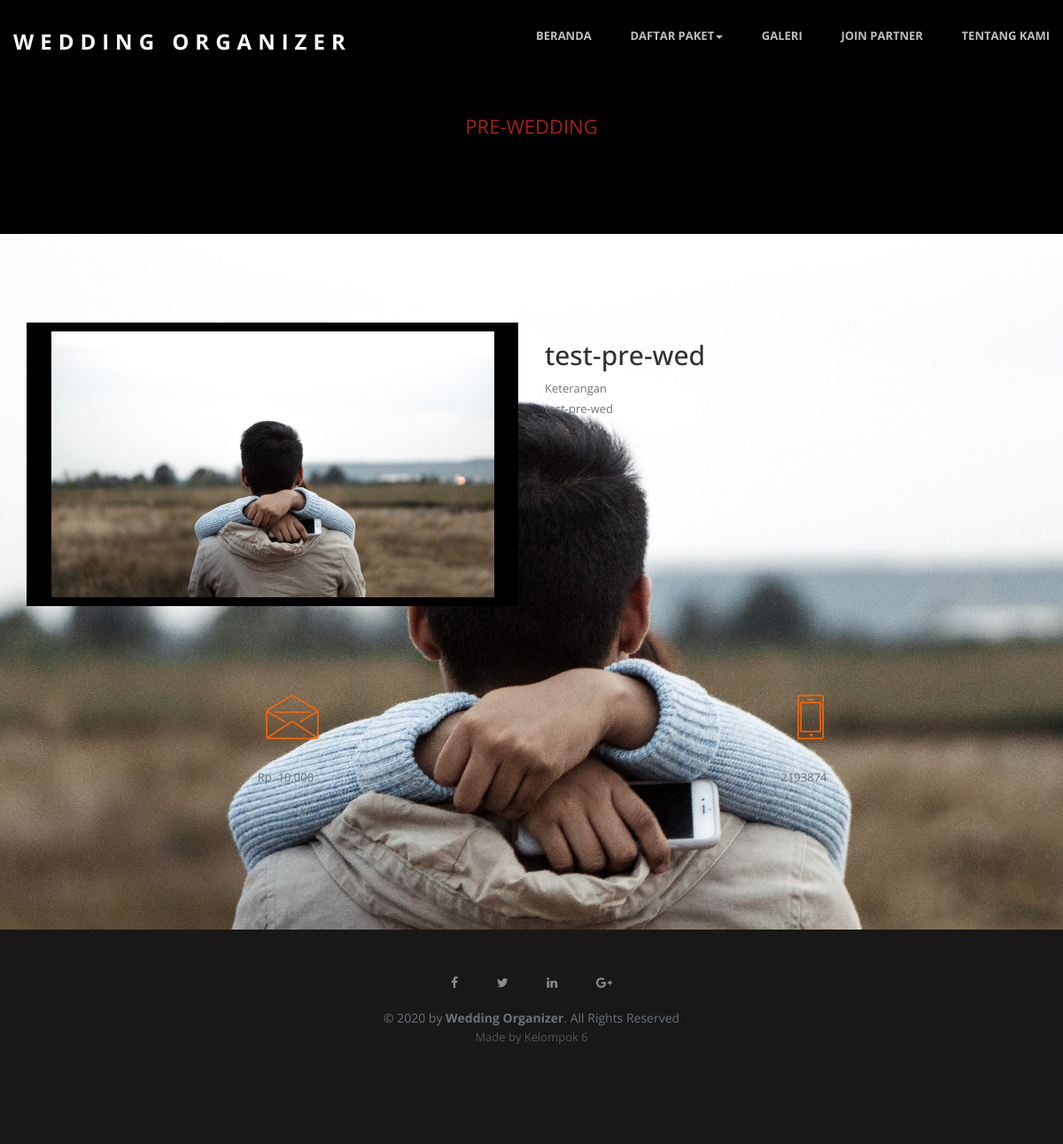
Screenshot of /wedding.php with the database file from the repository.
### tables this page shows
CREATE TABLE `wedding` (
  `id_wed` int(3) NOT NULL,
  `nama_wed` varchar(50) NOT NULL,
  `harga_wed` varchar(15) NOT NULL,
  `telp_wed` varchar(12) NOT NULL,
  `keterangan_wed` text NOT NULL,
  `foto_wed` text NOT NULL
);

### wedding.php (the view, shortened to what this page needs)
<?php
require_once "core/init.php";
require_once "view/header.php";
?>
<section id="intro" class="section intro">
	<div class="container">
		<div class="col-md-8 col-md-offset-2 text-center">
			<br>
			<h6>PRE-WEDDING</h6>
		</div>
	</div>
</section>
<section id="services" class="services service-section">
	<div class="container">
		<div class="row">
			<div class="col-md-6">
				<section id="testimonials" class="section testimonials no-padding">
					<div class="container-fluid">
						<div class="row no-gutter">
							<div class="flexslider">
								<ul>
									<?php $ambil = mysqli_query($link, "SELECT * FROM wedding"); ?>
									<?php while ($perwedding = mysqli_fetch_assoc($ambil)) { ?>
										<li>
											<img src="images/<?= $perwedding['foto_wed'] ?>">
										</li>
								</ul>
							</div>
						</div>
					</div>
				</section>
			</div>
			<div class="col-md-6">
				<h2><?= $perwedding['nama_wed']; ?></h2>
				<p>Keterangan <br> <?= $perwedding['keterangan_wed']; ?></p>
			</div>
		</div>
		<section id="services" class="services service-section">
			<div class="container">
				<div class="row">
					<div class="col-md-6 col-sm-6 services text-center"> <span class="icon icon-envelope" style="color:#F60"></span>
						<div class="services-content">
							<p>Rp. <?= number_format($perwedding['harga_wed']); ?></p>
						</div>
					</div>
					<div class="col-md-6 col-sm-6 services text-center"> <span class="icon icon-phone" style="color:#F60"></span>
						<div class="services-content">
							<p><?= $perwedding['telp_wed']; ?></p>
						</div>
					</div>
				</div>
			</div>
		</section>
	</div>
<?php } ?>
</section>
<?php require_once "view/footer.php" ?>

### css/flexslider.css (style rules this page uses)
.flexslider { margin: 10px; padding: 0px; }
.flexslider { position: relative; zoom: 1; }

### css/main.css (style rules this page uses)
p { font-size: 13px; line-height: 22.4px; color: #6c7279; }
h2 { 80% font-size: 40px; color: #2d3033; }
h6 { font-size: 22px; color: #A91F13; font-weight: 400; }
body { font-family: "Open Sans", Arial, sans-serif; font-weight: 400; color: #6c7279; }
ul, ol { margin: 0; padding: 0; }
ul li { list-style: none; }
.section { padding: 100px 0; }
.no-padding { padding: 0; }
.intro { background-color: #000; }
.service-section { padding-top: 100px; }
.services { margin-bottom: 50px; }
.services-content { padding: 0 15px; margin-top: 30px; }
.services .icon { color: #00aeda; font-size: 50px; padding-left: 15px; }
.testimonials { background-color: #000; position: relative; text-align: center; }

### wedding.php (style rules this page uses)
img { width: 500px; height: 300px; object-fit: cover; }

### rows the page displays
wedding: foto_wed (picture), nama_wed "test-pre-wed", keterangan_wed "test-pre-wed", harga_wed "10,000", telp_wed "2193874"
